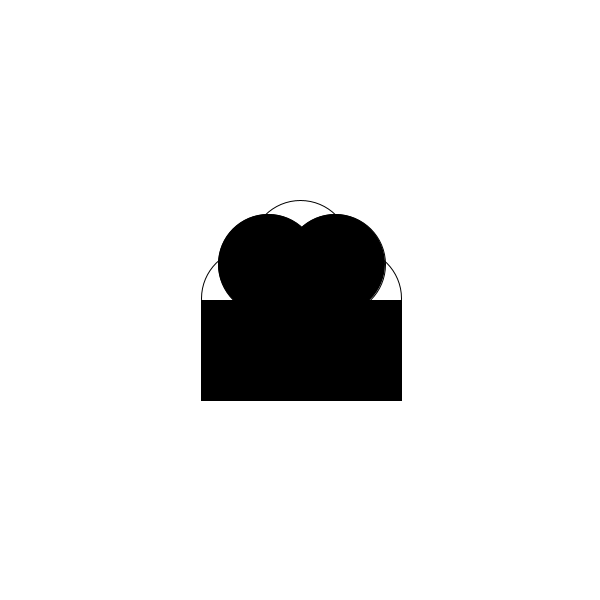
Frame 1 (no input)
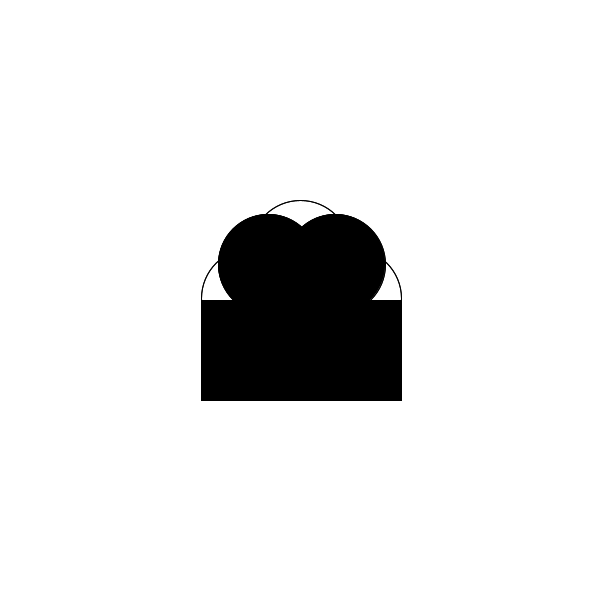
Frame 2 (the mouse pressed at the canvas centre, redrawn once)

The Processing sketch that drew these frames (run headless with seeded random() and noise(); the mouse was pressed at the canvas centre and the sketch redrawn once):

// Processing sketch: processing_85545
// ── processing_85545.pde

  void setup () 
{
  size(600,600);
  //Fond blanc
  background(255); 
  smooth();
}

void draw()
{
  //Je créer une ellipse non remplie. (ellipse en haut)
  noFill();
  ellipse(300,250,100,100);
  //Je créer trois autres ellipses de la même taille. DUPLICATION/JUXTAPOSITION
 fill(0);
  //(Ellipse en bas) 
  ellipse(300,350,100,100);
 noFill(); 
  //Ellipse à gauche) 
  ellipse(251,298,100,100);
  //(Ellipse à droite)
  ellipse(351,298,100,100);
  
  //Nouvelle série de quatre ellipses de la même taille. JUXTAPOSITION
  //Ellipse en haut à gauche
  fill(0);
  ellipse(335,264,100,100);
  //Ellipse en haut à gauche
  ellipse(268,264,100,100);
  
  //J'ajoute un rectangle noir pour créer une continuité
  rect(301,300,100,100);
  rect(201,300,100,100);
  
  noLoop();
}
